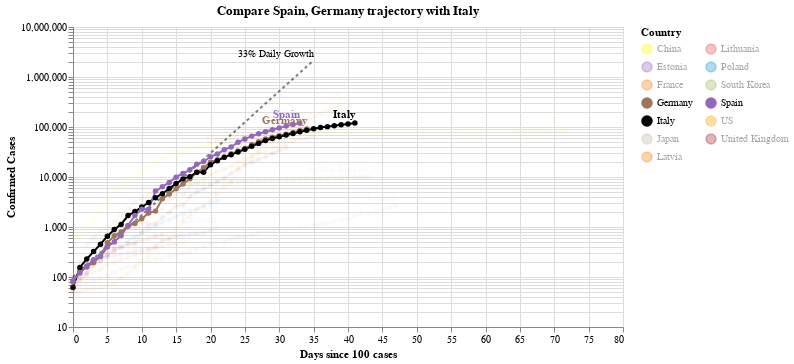

Write notebook code for a chart like this one.
### Code cell
#hide_input
chart2 = make_since_chart(['Spain', 'Germany'])
chart2

### Figure 1 — Vega-Lite specification as saved in the notebook (floating-point values rounded to 4 significant figures; data arrays with more than 128 entries replaced by an {"elided": "..."} marker saying what was removed)
{"config": {"view": {"continuousWidth": 400, "continuousHeight": 300}}, "layer": [{"mark": {"type": "line", "color": "black", "opacity": 0.5, "strokeDash": [3, 3]}, "encoding": {"x": {"type": "quantitative", "field": "Days since 100 cases"}, "y": {"type": "quantitative", "field": "Confirmed Cases"}}}, {"mark": {"type": "text", "align": "right", "dy": -6, "fontSize": 10, "text": "33% Daily Growth"}, "encoding": {"x": {"type": "quantitative", "field": "Days since 100 cases"}, "y": {"type": "quantitative", "field": "Confirmed Cases"}}, "transform": [{"filter": "(datum['Days since 100 cases'] >= 35)"}]}, {"data": {"name": "data-ee5399c29f7029f6baf6716de7ad498c"}, "mark": {"type": "line", "point": true}, "encoding": {"color": {"type": "nominal", "field": "Country", "legend": {"columns": 2}, "scale": {"domain": ["China", "Estonia", "France", "Germany", "Italy", "Japan", "Latvia", "Lithuania", "Poland", "South Korea", "Spain", "US", "United Kingdom"], "range": ["yellow", "#9467bd", "#F58518", "#9D755D", "black", "#C1B7AD", "#F58518", "#E45756", "#2495D3", "#A1BA59", "#9467bd", "orange", "brown"]}}, "opacity": {"condition": {"value": 1, "selection": "selector003"}, "value": 0.05}, "tooltip": [{"type": "nominal", "field": "Country"}, {"type": "temporal", "field": "Date"}, {"type": "quantitative", "field": "Confirmed Cases"}, {"type": "quantitative", "field": "Days since 100 cases"}], "x": {"type": "quantitative", "field": "Days since 100 cases"}, "y": {"type": "quantitative", "field": "Confirmed Cases", "scale": {"type": "log"}}}, "selection": {"selector003": {"type": "multi", "fields": ["Country"], "bind": "legend", "init": [{"Country": "Spain"}, {"Country": "Germany"}, {"Country": "Italy"}]}}, "width": 550}, {"data": {"name": "data-ee5399c29f7029f6baf6716de7ad498c"}, "mark": {"type": "text", "align": "right", "dy": -8, "fontWeight": "bold"}, "encoding": {"color": {"type": "nominal", "field": "Country", "legend": {"columns": 2}, "scale": {"domain": ["China", "Estonia", "France", "Germany", "Italy", "Japan", "Latvia", "Lithuania", "Poland", "South Korea", "Spain", "US", "United Kingdom"], "range": ["yellow", "#9467bd", "#F58518", "#9D755D", "black", "#C1B7AD", "#F58518", "#E45756", "#2495D3", "#A1BA59", "#9467bd", "orange", "brown"]}}, "opacity": {"condition": {"value": 1, "selection": "selector003"}, "value": 0.05}, "text": {"type": "nominal", "field": "Country"}, "tooltip": [{"type": "nominal", "field": "Country"}, {"type": "temporal", "field": "Date"}, {"type": "quantitative", "field": "Confirmed Cases"}, {"type": "quantitative", "field": "Days since 100 cases"}], "x": {"type": "quantitative", "field": "Days since 100 cases"}, "y": {"type": "quantitative", "field": "Confirmed Cases", "scale": {"type": "log"}}}, "transform": [{"filter": "(datum['Date'] >= 1585872000000)"}], "width": 550}], "data": {"name": "data-c1a3bbf4dd040f2e7e8e7a69520e3c2a"}, "title": "Compare Spain, Germany trajectory with Italy", "$schema": "https://vega.github.io/schema/vega-lite/v4.0.2.json", "datasets": {"data-c1a3bbf4dd040f2e7e8e7a69520e3c2a": [{"Days since 100 cases": 0, "Confirmed Cases": 100.0}, {"Days since 100 cases": 1, "Confirmed Cases": 133.0}, {"Days since 100 cases": 2, "Confirmed Cases": 176.9}, {"Days since 100 cases": 3, "Confirmed Cases": 235.3}, {"Days since 100 cases": 4, "Confirmed Cases": 312.9}, {"Days since 100 cases": 5, "Confirmed Cases": 416.2}, {"Days since 100 cases": 6, "Confirmed Cases": 553.5}, {"Days since 100 cases": 7, "Confirmed Cases": 736.1}, {"Days since 100 cases": 8, "Confirmed Cases": 979.1}, {"Days since 100 cases": 9, "Confirmed Cases": 1302.0}, {"Days since 100 cases": 10, "Confirmed Cases": 1732.0}, {"Days since 100 cases": 11, "Confirmed Cases": 2303.0}, {"Days since 100 cases": 12, "Confirmed Cases": 3064.0}, {"Days since 100 cases": 13, "Confirmed Cases": 4074.0}, {"Days since 100 cases": 14, "Confirmed Cases": 5419.0}, {"Days since 100 cases": 15, "Confirmed Cases": 7207.0}, {"Days since 100 cases": 16, "Confirmed Cases": 9586.0}, {"Days since 100 cases": 17, "Confirmed Cases": 12750.0}, {"Days since 100 cases": 18, "Confirmed Cases": 16960.0}, {"Days since 100 cases": 19, "Confirmed Cases": 22550.0}, {"Days since 100 cases": 20, "Confirmed Cases": 29990.0}, {"Days since 100 cases": 21, "Confirmed Cases": 39890.0}, {"Days since 100 cases": 22, "Confirmed Cases": 53060.0}, {"Days since 100 cases": 23, "Confirmed Cases": 70560.0}, {"Days since 100 cases": 24, "Confirmed Cases": 93850.0}, {"Days since 100 cases": 25, "Confirmed Cases": 124800.0}, {"Days since 100 cases": 26, "Confirmed Cases": 166000.0}, {"Days since 100 cases": 27, "Confirmed Cases": 220800.0}, {"Days since 100 cases": 28, "Confirmed Cases": 293700.0}, {"Days since 100 cases": 29, "Confirmed Cases": 390600.0}, {"Days since 100 cases": 30, "Confirmed Cases": 519500.0}, {"Days since 100 cases": 31, "Confirmed Cases": 690900.0}, {"Days since 100 cases": 32, "Confirmed Cases": 918900.0}, {"Days since 100 cases": 33, "Confirmed Cases": 1222000.0}, {"Days since 100 cases": 34, "Confirmed Cases": 1625000.0}, {"Days since 100 cases": 35, "Confirmed Cases": 2162000.0}], "data-ee5399c29f7029f6baf6716de7ad498c": {"elided": "459 records"}}}
